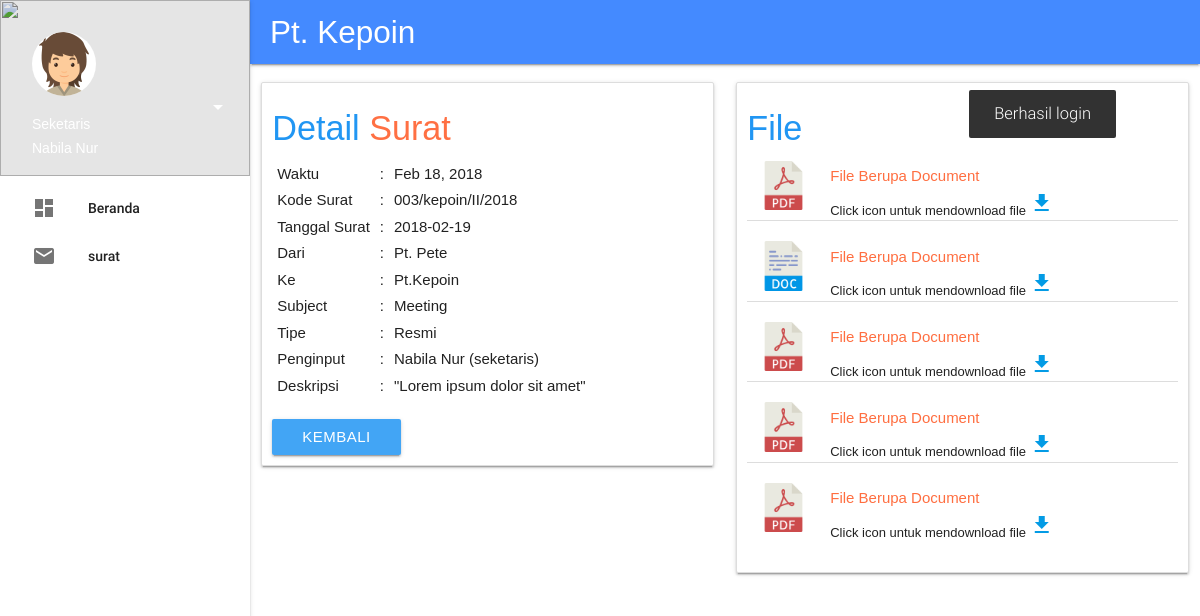
/dashboard?menu=surat&detail&id=srt0914787 (signed in), run on the app's committed database.
### tables this page shows
CREATE TABLE `user` (
  `username` varchar(50) NOT NULL,
  `password` varchar(60) NOT NULL,
  `fullname` varchar(50) NOT NULL,
  `level` enum('admin','manager','seketaris','pegawai') NOT NULL,
  `jk` enum('l','p') NOT NULL,
  `no_hp` varchar(15) NOT NULL,
  `email` varchar(50) NOT NULL
);

CREATE TABLE `file_upload` (
  `id` int(11) NOT NULL,
  `id_mail` varchar(10) NOT NULL,
  `nama_file` varchar(50) NOT NULL
);

### inc/surat.php (the view, shortened to what the rows shown need)
<?php
  $table    = 'mail';
  $redirect = '?menu=surat';
  $where    = 'id';
  if (!isset($_GET['detail'])) {
  $pacuan = $run->ambil1("mail where time like '".date('Y-m-')."%' order by mail_code desc");
  if (is_null($pacuan)) {
    $kode = 0;
  }else{
    $kode = (int) substr($pacuan->mail_code, 0, 3);
  }
  $kode++;
  if ($kode > 999) {
    $kode = 1;
  }
  $kode1 = str_pad($kode, 3, '0',STR_PAD_LEFT);
  $hasil_kode = $kode1.'/kepoin/'.gantiKata1(date('m'), $blnRomawi).'/'.date('Y');
  if (isset($_POST['simpan'])) {
    $file = $_FILES['file'];
    $kode_surat = 'srt'.randCuy(7);
    $field = array(
      'id'           => $kode_surat,
      'time'         => date('Y-m-d H:i:s'),
      'mail_code'    => $hasil_kode,
      'mail_date'    => antiI(hpost('mail_date')),
      'mail_from'    => antiI(hpost('mail_from')),
      'mail_to'      => antiI(hpost('mail_to')),
      'mail_subject' => antiI(hpost('subject')),
      'description'  => antiI(hpost('description')),
      'id_type'      => antiI(hpost('id_type')),
      'jenis'        => antiI(hpost('jenis')),
      'status'       => 1,
      'username'     => $user->username,
    );
    if (!empty($file)) {
      $flag = 0;
      $lenFile = count($file['name']);
      if ($lenFile > 1) {
        $index = 0;
        foreach ($file['name'] as $r) {
          $ext = getExt($r);
          if (in_array($ext, $extSurat)) {
            if ($file['size'][$index] > 60000000) {
              $flag = 0;
              break;
            }else{
              $flag = 1;
            }
          }else{
            $flag = 0;
            break;
          }
          $index++;
        }
      }else{
        $ext = getExt($file['name'][0]);
        if (in_array($ext, $extSurat)) {
          if ($file['size'][0] > 60000000) {
            $flag = 0;
          }else{
            $flag = 1;
          }
        }else{
          $flag = 0;
        }
      }
      if ($flag == 1) {
        $simpan = $run->simpan($table, $field);
        if ($simpan) {
          $lenFile = count($file['name']);
          if ($lenFile > 1) {
            $index = 0;
            foreach ($file['name'] as $r) {
              $ext = getExt($r);
                $new_name   = 'file-'.randCuy().'.'.$ext;
                $field_file = array(
                  'id_mail'   => $kode_surat,
                  'nama_file' => $new_name,
                );
                move_uploaded_file($file['tmp_name'][$index], 'asset/file/surat/'.$new_name);
                $run->simpan('file_upload',$field_file);
              $index++;
            }
          }else{
            $ext = getExt($file['name'][0]);
            if (in_array($ext, $extSurat)) {
              $new_name   = 'file-'.randCuy().'.'.$ext;
              $field_file = array(
                'id_mail'   => $kode_surat,
                'nama_file' => $new_name,
              );
              move_uploaded_file($file['tmp_name'][0], 'asset/file/surat/'.$new_name);
              $run->simpan('file_upload',$field_file);
            }
          }
          alert('Berhasil di simpan', 'dashboard'.$redirect);
        }else{
          alert('Gagal di simpan', 'dashboard'.$redirect);
        }
      }else{
        alert('Ada Masalah Dengan File yang anda upload', 'dashboard'.$redirect);
      }
    }else{
      alert('File Harus Ada', 'dashboard'.$redirect);
    }
  }
  if (isset($_GET['hapuspermanen'])) {
    $id = antiI(hget('id'));
    $file = $run->tampil("file_upload where id_mail='$id'");
    foreach ($file as $r) {
      unlink('asset/file/surat/'.$r->nama_file);
    }
    if ($run->hapus($table, $where, $id)) {
      $run->hapus('file_upload', 'id_mail', $id);
      alert('Data dihapus permanen', 'dashboard'.$redirect);
    }else{
      alert('Gagal di hapus', 'dashboard'.$redirect);
    }
  }
  if (isset($_GET['hapus'])) {
    $id = antiI(hget('id'));
    if ($run->update($table, ['status' => 0], 'id', $id)) {
      alert('Berhasil di hapus', 'dashboard'.$redirect);
    }else{
      alert('Gagal di hapus', 'dashboard'.$redirect);
    }
  }
?>
<form method="post" enctype="multipart/form-data">
  <div class="row" style="margin-top: 10px;">
    <div class="col s12 l11">
      <h4 class="f-g-m blue-text">Kelola <span class="deep-orange-text text-lighten-1">Surat</span></h4>
      <div class="col s12 m4 ">
        <?php
          $ke       = 'Pt.Kepoin';
          $attrke   = 'readonly';
          $dari     = '';
          $attrdari = '';
          $jns[0]   = '';
          $jns[1]   = '';
          if (isset($_POST['jenis'])) {
            if ($_POST['jenis'] == 'keluar') {
              $jns[0]   = '';
              $jns[1]   = 'selected';
              $dari     = 'Pt.Kepoin';
              $attrdari = 'readonly';
              $ke       = '';
              $attrke   = '';
            }else{
              $jns[0]   = 'selected';
              $jns[1]   = '';
              $dari     = '';
              $attrdari = '';
              $ke       = 'Pt.Kepoin';
              $attrke   = 'readonly';
            }
          }else{
            $dari     = '';
            $attrdari = '';
            $ke       = 'Pt.Kepoin';
            $attrke   = 'readonly';
          }
        ?>
        <div class="input-field">
          <select name="jenis" id="jenis" onchange="submit()">
            <option value="masuk" <?=$jns[0]?>>Masuk</option>
            <option value="keluar" <?=$jns[1]?>>Keluar</option>
          </select>
          <label for="jenis">Jenis</label>
        </div>
        <div class="input-field">
          <input type="text" name="mail_code" id="mail_code" maxlength="50" required value="<?=$hasil_kode?>">
          <label for="mail_code">Kode surat</label>
        </div>
        <div class="input-field">
          <input type="text" name="mail_from" id="mail_from" maxlength="50" required value="<?=$dari?>" <?=$attrdari?>>
          <label for="mail_from">Dari</label>
        </div>
        <div class="input-field">
          <input type="text" name="mail_to" id="mail_to" maxlength="50" required value="<?=$ke?>" <?=$attrke?>>
          <label for="mail_to">Ke</label>
        </div>
      </div>
      <div class="col s12 m4">
        <div class="input-field">
          <input type="text" name="mail_date" id="mail_date" class="datepicker" maxlength="50" required>
          <label for="mail_date">Tanggal Surat</label>
        </div>
        <div class="input-field">
          <input type="text" name="subject" id="subject" maxlength="50" required>
          <label for="subject">Subject</label>
        </div>
        <div class="input-field">
          <select name="id_type" id="id_type">
            <?php
              $tipe = $run->tampil('mail_type');
              foreach ($tipe as $r) {
            ?>
            <option value="<?=$r->id?>"><?=$r->type?></option>
            <?php } ?>
          </select>
          <label for="id_type">Tipe</label>
        </div>
        <div class="input-field">
          <textarea name="description" id="description" class="materialize-textarea"></textarea>
          <label for="description">Deskripsi</label>
        </div>
      </div>
      <div class="col s12 m4">
        <label>Masukan File</label>
        <div class="input-field file-field">
          <div class="btn blue lighten-2 z-depth-0">
            <span>File</span>
            <input type="file" name="file[]" multiple>
          </div>
          <div class="file-path-wrapper">
            <input type="text" class="file-path validate">
          </div>
          <p style="font-size: 12px; margin: 0px; padding: 0px; margin-top: -10px;" class="grey-text text-darken-1">
            File yang di bolehkan :
            <?php
              $ex = '';
              foreach ($extSurat as $r) {
                $ex .= $r.', ';
              }
              $ex = rtrim($ex, ', ');
              echo $ex;
            ?>. Selain file tersebut yang di upload, maka file tidak di upload. Maximum upload 6mb
          </p>
        </div>
      </div>
    </div>
    <div class="col s12 l12">
      <?php if (isset($_GET['edit'])) { ?>
      <button name="update" type="submit" class="btn blue lighten-2 z-depth-0">Update</button>
      <a href="<?=$redirect?>" class="btn blue lighten-2 z-depth-0">Batal edit</a>
      <?php }else{ ?>
      <button name="simpan" type="submit" class="btn blue lighten-2 z-depth-0">Simpan</button>
      <?php } ?>
    </div>
  </div>
</form>
<div class="row">
  <div class="col s12 m11">
    <style>
      .table-ajib th,
      .table-ajib td{
        font-size: 12px;
      }
    </style>
    <table class="striped pake-data-table table-ajib">
      <thead>
        <tr>
          <th>No</th>
          <th>Waktu</th>
          <th>Kode&nbsp;Surat</th>
          <th>Tanggal&nbsp;Surat</th>
          <th>Dari</th>
          <th>Ke</th>
          <th>Subject</th>
          <th width="25%">Aksi</th>
        </tr>
      </thead>
      <tbody>
        <?php
          $a = $run->tampil($table." where status = 1 order by time desc");
          if (!empty($a)) {
            $no = 1;
            foreach ($a as $r) {
        ?>
        <tr>
          <td><?=$no?></td>
          <td><?=date('M d, Y', strtotime($r->time))?></td>
          <td><?=$r->mail_code?></td>
          <td><?=date('M d, Y', strtotime($r->mail_date))?></td>
          <td><?=$r->mail_from?></td>
          <td><?=$r->mail_to?></td>
          <td><?=$r->mail_subject?></td>
          <td>
            <a href="<?=$redirect?>&detail&id=<?=$r->id?>" class="btn z-depth-0 blue lighten-1">Detail</a>
            <a href="<?=$redirect?>&hapus&id=<?=$r->id?>" class="btn z-depth-0 red lighten-1" onclick="return confirm('Hapus Data tersebut?')">Hapus</a>
          </td>
        </tr>
        <?php
              $no++;
            }
          }else{
            echo '<tr> <td colspan="8" class="center-align">Tidak ada data</td> </tr>';
          }
        ?>
      </tbody>
    </table>
  </div>
</div>
<?php
  }else{
    $id = antiI(hget('id'));
    $cokot = $run->ambil('qw_'.$table,$where, $id);
      if (!empty($cokot)) {
?>
<div class="row" style="margin-top: 10px;">
  <div class="col s12 m6 l6">
    <div class="card f-g-l">
      <?php
        $b = $run->tampil("file_upload where id_mail='$id'");
        foreach ($b as $r) {
          if (in_array(getExt($r->nama_file), $gambar)) {
            if (getExt($r->nama_file) == 'jpg' ||
                getExt($r->nama_file) == 'jpeg') {
              $poto = asset('asset/img/file-jpg.png');
            }else if(getExt($r->nama_file) == 'png'){
              $poto = asset('asset/img/file-png.png');
            }else{
              $poto = asset('asset/img/file-svg.png');
            }
            $text = 'File Berupa Gambar';
          }else{
            if (getExt($r->nama_file) == 'pdf') {
              $poto = asset('asset/img/file-pdf.png');
            }else{
              $poto = asset('asset/img/file-doc.png');
            }
            $text = 'File Berupa Document';
          }
      ?>
      <div class="row f-g-b pake-border-bottom">
        <div class="col s2">
          <img src="<?=$poto?>" class="responsive-img">
        </div>
        <div class="col s10">
          <h6 class="f-g-m deep-orange-text text-accent-2"><?=$text?></h6>
          <p style="font-size: 13px; padding: 0px ;margin:0px;">Click icon untuk mendownload file <a href="<?=asset('asset/file/surat/'.$r->nama_file)?>" class="" download title="download"><i class="material-icons">file_download</i></a></p>
        </div>
      </div>
      <?php } ?>
    </div>
  </div>
</div>
<?php
    }else{
      showError();
    }
  }
?>

### halaman.php (shortened to what the rows shown need)
<?php
  require __DIR__.g_folder.'lib'.g_folder.'init.php';
  $run = new controller;
  $user = $run->getUser('user','username',userLogin);
  if ($user->jk == 'l') {
    $photo = asset('asset/img/user1.png');
  }else{
    $photo = asset('asset/img/user2.png');
  }
  $menu = hget('menu');
  $bg = '';
  switch ($menu) {
    case 'surat' :
      $inc = 'inc/surat.php';
    break;
  }
?>
<!DOCTYPE html>
<html>
<head>
  <link rel="stylesheet" type="text/css" href="<?=asset('asset/css/materialize.min.css')?>">
  <link rel="stylesheet" type="text/css" href="<?=asset('asset/css/icon/icon.css')?>">
  <link rel="stylesheet" type="text/css" href="<?=asset('asset/plugin/dataTable/css/jquery.dataTables.min.css')?>">
  <link rel="stylesheet" type="text/css" href="<?=asset('asset/css/animate.min.css')?>">
  <link rel="stylesheet" type="text/css" href="<?=asset('asset/css/style.css')?>">
</head>
<body class="<?=$bg?>">
  <ul class="side-nav dashboard fixed" id="menu">
    <li>
      <div class="userView f-g-b">
        <img src="<?=asset('asset/img/tumb_back-1.jpg')?>" class="background">
        <img src="<?=$photo?>" class="circle white">
        <span class="name white-text"><?=$user->level?></span>
        <span class="email white-text"><?=$user->fullname?></span>
        <a href="javascript:void(0)" class="dropdown-button menu white-text" data-activates="pilihan"><i class="material-icons">arrow_drop_down</i></a>
      </div>
    </li>
  </ul>
  <main>
    <?php include $inc; ?>
  </main>
</body>
</html>

### data on the page
user: level "Seketaris", fullname "Nabila Nur"
file_upload: nama_file "File Berupa Document"
file_upload: shows a picture, nama_file "File Berupa Document"
file_upload: nama_file "File Berupa Document"
file_upload: nama_file "File Berupa Document"
file_upload: nama_file "File Berupa Document"

### other printed values
waktu1($cokot->time) "Feb 18, 2018"
$cokot->mail_code "003/kepoin/II/2018"
$cokot->mail_date "2018-02-19"
$cokot->mail_from "Pt. Pete"
$cokot->mail_to "Pt.Kepoin"
$cokot->mail_subject "Meeting"
$cokot->type "Resmi"
$cokot->fullname "Nabila Nur"
$cokot->username "seketaris"
$cokot->description "Lorem ipsum dolor sit amet"
